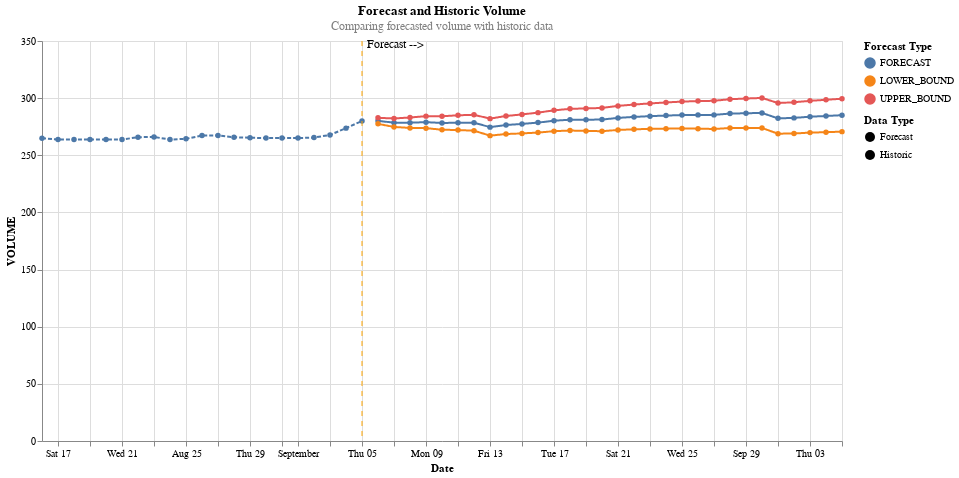
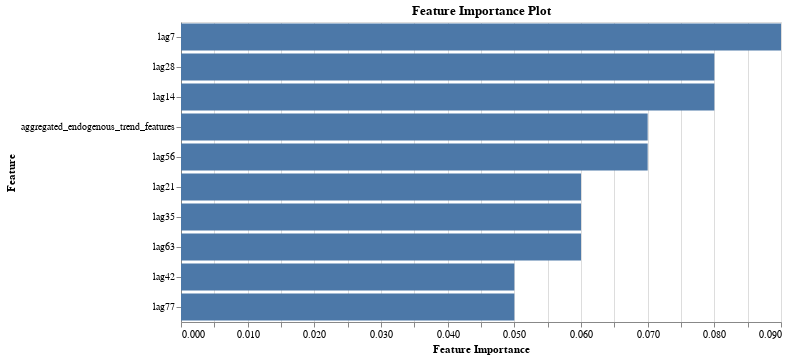

These figures' notebook cell, in order:
### Code cell
forecast_model.generate_forecast_and_visualization(show_historical=True)

### Figure 1 — Vega-Lite specification as saved in the notebook (floating-point values rounded to 4 significant figures)
{"config": {"view": {"continuousWidth": 300, "continuousHeight": 300}}, "layer": [{"data": {"name": "data-1a4e071ca39af972644785b181c0bb99"}, "mark": {"type": "line", "point": true}, "encoding": {"color": {"field": "VALUE_TYPE", "legend": {"title": "Forecast Type"}, "type": "nominal"}, "strokeDash": {"field": "TYPE", "legend": {"title": "Data Type"}, "type": "nominal"}, "x": {"axis": {"title": "Date"}, "field": "USAGE_DATE", "type": "temporal"}, "y": {"field": "VOLUME", "type": "quantitative"}}, "title": {"text": ["Forecast and Historic Volume"], "subtitle": ["Comparing forecasted volume with historic data"], "color": "black", "subtitleColor": "gray"}}, {"data": {"name": "data-5450400812ce499562c0843b9076e4ae"}, "mark": {"type": "rule", "color": "orange", "strokeDash": [5, 5]}, "encoding": {"x": {"field": "x", "type": "temporal"}}}, {"data": {"name": "data-a034946551d9b52a71d98e605fad923f"}, "mark": {"type": "text", "align": "left", "baseline": "bottom", "dx": 5, "dy": 5, "fontSize": 12}, "encoding": {"text": {"field": "label", "type": "nominal"}, "x": {"field": "x", "type": "temporal"}, "y": {"value": 5}}}], "height": 400, "width": 800, "$schema": "https://vega.github.io/schema/vega-lite/v5.17.0.json", "datasets": {"data-1a4e071ca39af972644785b181c0bb99": [{"USAGE_DATE": "2024-10-05T00:00:00", "TYPE": "Forecast", "VALUE_TYPE": "FORECAST", "VOLUME": 285.1}, {"USAGE_DATE": "2024-10-04T00:00:00", "TYPE": "Forecast", "VALUE_TYPE": "FORECAST", "VOLUME": 284.4}, {"USAGE_DATE": "2024-10-03T00:00:00", "TYPE": "Forecast", "VALUE_TYPE": "FORECAST", "VOLUME": 283.7}, {"USAGE_DATE": "2024-10-02T00:00:00", "TYPE": "Forecast", "VALUE_TYPE": "FORECAST", "VOLUME": 282.7}, {"USAGE_DATE": "2024-10-01T00:00:00", "TYPE": "Forecast", "VALUE_TYPE": "FORECAST", "VOLUME": 282.3}, {"USAGE_DATE": "2024-09-30T00:00:00", "TYPE": "Forecast", "VALUE_TYPE": "FORECAST", "VOLUME": 287.0}, {"USAGE_DATE": "2024-09-29T00:00:00", "TYPE": "Forecast", "VALUE_TYPE": "FORECAST", "VOLUME": 286.8}, {"USAGE_DATE": "2024-09-28T00:00:00", "TYPE": "Forecast", "VALUE_TYPE": "FORECAST", "VOLUME": 286.5}, {"USAGE_DATE": "2024-09-27T00:00:00", "TYPE": "Forecast", "VALUE_TYPE": "FORECAST", "VOLUME": 285.3}, {"USAGE_DATE": "2024-09-26T00:00:00", "TYPE": "Forecast", "VALUE_TYPE": "FORECAST", "VOLUME": 285.4}, {"USAGE_DATE": "2024-09-25T00:00:00", "TYPE": "Forecast", "VALUE_TYPE": "FORECAST", "VOLUME": 285.2}, {"USAGE_DATE": "2024-09-24T00:00:00", "TYPE": "Forecast", "VALUE_TYPE": "FORECAST", "VOLUME": 284.8}, {"USAGE_DATE": "2024-09-23T00:00:00", "TYPE": "Forecast", "VALUE_TYPE": "FORECAST", "VOLUME": 284.2}, {"USAGE_DATE": "2024-09-22T00:00:00", "TYPE": "Forecast", "VALUE_TYPE": "FORECAST", "VOLUME": 283.6}, {"USAGE_DATE": "2024-09-21T00:00:00", "TYPE": "Forecast", "VALUE_TYPE": "FORECAST", "VOLUME": 282.7}, {"USAGE_DATE": "2024-09-20T00:00:00", "TYPE": "Forecast", "VALUE_TYPE": "FORECAST", "VOLUME": 281.2}, {"USAGE_DATE": "2024-09-19T00:00:00", "TYPE": "Forecast", "VALUE_TYPE": "FORECAST", "VOLUME": 281.2}, {"USAGE_DATE": "2024-09-18T00:00:00", "TYPE": "Forecast", "VALUE_TYPE": "FORECAST", "VOLUME": 281.2}, {"USAGE_DATE": "2024-09-17T00:00:00", "TYPE": "Forecast", "VALUE_TYPE": "FORECAST", "VOLUME": 280.2}, {"USAGE_DATE": "2024-09-16T00:00:00", "TYPE": "Forecast", "VALUE_TYPE": "FORECAST", "VOLUME": 278.6}, {"USAGE_DATE": "2024-09-15T00:00:00", "TYPE": "Forecast", "VALUE_TYPE": "FORECAST", "VOLUME": 277.4}, {"USAGE_DATE": "2024-09-14T00:00:00", "TYPE": "Forecast", "VALUE_TYPE": "FORECAST", "VOLUME": 276.5}, {"USAGE_DATE": "2024-09-13T00:00:00", "TYPE": "Forecast", "VALUE_TYPE": "FORECAST", "VOLUME": 274.6}, {"USAGE_DATE": "2024-09-12T00:00:00", "TYPE": "Forecast", "VALUE_TYPE": "FORECAST", "VOLUME": 278.5}, {"USAGE_DATE": "2024-09-11T00:00:00", "TYPE": "Forecast", "VALUE_TYPE": "FORECAST", "VOLUME": 278.5}, {"USAGE_DATE": "2024-09-10T00:00:00", "TYPE": "Forecast", "VALUE_TYPE": "FORECAST", "VOLUME": 278.2}, {"USAGE_DATE": "2024-09-09T00:00:00", "TYPE": "Forecast", "VALUE_TYPE": "FORECAST", "VOLUME": 279.0}, {"USAGE_DATE": "2024-09-08T00:00:00", "TYPE": "Forecast", "VALUE_TYPE": "FORECAST", "VOLUME": 278.5}, {"USAGE_DATE": "2024-09-07T00:00:00", "TYPE": "Forecast", "VALUE_TYPE": "FORECAST", "VOLUME": 278.5}, {"USAGE_DATE": "2024-09-06T00:00:00", "TYPE": "Forecast", "VALUE_TYPE": "FORECAST", "VOLUME": 280.1}, {"USAGE_DATE": "2024-09-05T00:00:00", "TYPE": "Historic", "VALUE_TYPE": "FORECAST", "VOLUME": 280.0}, {"USAGE_DATE": "2024-09-04T00:00:00", "TYPE": "Historic", "VALUE_TYPE": "FORECAST", "VOLUME": 273.8}, {"USAGE_DATE": "2024-09-03T00:00:00", "TYPE": "Historic", "VALUE_TYPE": "FORECAST", "VOLUME": 267.8}, {"USAGE_DATE": "2024-09-02T00:00:00", "TYPE": "Historic", "VALUE_TYPE": "FORECAST", "VOLUME": 265.5}, {"USAGE_DATE": "2024-09-01T00:00:00", "TYPE": "Historic", "VALUE_TYPE": "FORECAST", "VOLUME": 265.1}, {"USAGE_DATE": "2024-08-31T00:00:00", "TYPE": "Historic", "VALUE_TYPE": "FORECAST", "VOLUME": 265.1}, {"USAGE_DATE": "2024-08-30T00:00:00", "TYPE": "Historic", "VALUE_TYPE": "FORECAST", "VOLUME": 265.1}, {"USAGE_DATE": "2024-08-29T00:00:00", "TYPE": "Historic", "VALUE_TYPE": "FORECAST", "VOLUME": 265.3}, {"USAGE_DATE": "2024-08-28T00:00:00", "TYPE": "Historic", "VALUE_TYPE": "FORECAST", "VOLUME": 265.8}, {"USAGE_DATE": "2024-08-27T00:00:00", "TYPE": "Historic", "VALUE_TYPE": "FORECAST", "VOLUME": 267.3}, {"USAGE_DATE": "2024-08-26T00:00:00", "TYPE": "Historic", "VALUE_TYPE": "FORECAST", "VOLUME": 267.2}, {"USAGE_DATE": "2024-08-25T00:00:00", "TYPE": "Historic", "VALUE_TYPE": "FORECAST", "VOLUME": 264.4}, {"USAGE_DATE": "2024-08-24T00:00:00", "TYPE": "Historic", "VALUE_TYPE": "FORECAST", "VOLUME": 263.7}, {"USAGE_DATE": "2024-08-23T00:00:00", "TYPE": "Historic", "VALUE_TYPE": "FORECAST", "VOLUME": 266.0}, {"USAGE_DATE": "2024-08-22T00:00:00", "TYPE": "Historic", "VALUE_TYPE": "FORECAST", "VOLUME": 265.8}, {"USAGE_DATE": "2024-08-21T00:00:00", "TYPE": "Historic", "VALUE_TYPE": "FORECAST", "VOLUME": 263.8}, {"USAGE_DATE": "2024-08-20T00:00:00", "TYPE": "Historic", "VALUE_TYPE": "FORECAST", "VOLUME": 263.7}, {"USAGE_DATE": "2024-08-19T00:00:00", "TYPE": "Historic", "VALUE_TYPE": "FORECAST", "VOLUME": 263.7}, {"USAGE_DATE": "2024-08-18T00:00:00", "TYPE": "Historic", "VALUE_TYPE": "FORECAST", "VOLUME": 263.7}, {"USAGE_DATE": "2024-08-17T00:00:00", "TYPE": "Historic", "VALUE_TYPE": "FORECAST", "VOLUME": 263.7}, {"USAGE_DATE": "2024-08-16T00:00:00", "TYPE": "Historic", "VALUE_TYPE": "FORECAST", "VOLUME": 264.9}, {"USAGE_DATE": "2024-10-05T00:00:00", "TYPE": "Forecast", "VALUE_TYPE": "LOWER_BOUND", "VOLUME": 270.7}, {"USAGE_DATE": "2024-10-04T00:00:00", "TYPE": "Forecast", "VALUE_TYPE": "LOWER_BOUND", "VOLUME": 270.2}, {"USAGE_DATE": "2024-10-03T00:00:00", "TYPE": "Forecast", "VALUE_TYPE": "LOWER_BOUND", "VOLUME": 269.8}, {"USAGE_DATE": "2024-10-02T00:00:00", "TYPE": "Forecast", "VALUE_TYPE": "LOWER_BOUND", "VOLUME": 269.1}, {"USAGE_DATE": "2024-10-01T00:00:00", "TYPE": "Forecast", "VALUE_TYPE": "LOWER_BOUND", "VOLUME": 268.9}, {"USAGE_DATE": "2024-09-30T00:00:00", "TYPE": "Forecast", "VALUE_TYPE": "LOWER_BOUND", "VOLUME": 273.9}, {"USAGE_DATE": "2024-09-29T00:00:00", "TYPE": "Forecast", "VALUE_TYPE": "LOWER_BOUND", "VOLUME": 273.9}, {"USAGE_DATE": "2024-09-28T00:00:00", "TYPE": "Forecast", "VALUE_TYPE": "LOWER_BOUND", "VOLUME": 273.9}, {"USAGE_DATE": "2024-09-27T00:00:00", "TYPE": "Forecast", "VALUE_TYPE": "LOWER_BOUND", "VOLUME": 273.0}, {"USAGE_DATE": "2024-09-26T00:00:00", "TYPE": "Forecast", "VALUE_TYPE": "LOWER_BOUND", "VOLUME": 273.3}, {"USAGE_DATE": "2024-09-25T00:00:00", "TYPE": "Forecast", "VALUE_TYPE": "LOWER_BOUND", "VOLUME": 273.5}, {"USAGE_DATE": "2024-09-24T00:00:00", "TYPE": "Forecast", "VALUE_TYPE": "LOWER_BOUND", "VOLUME": 273.3}, {"USAGE_DATE": "2024-09-23T00:00:00", "TYPE": "Forecast", "VALUE_TYPE": "LOWER_BOUND", "VOLUME": 273.1}, {"USAGE_DATE": "2024-09-22T00:00:00", "TYPE": "Forecast", "VALUE_TYPE": "LOWER_BOUND", "VOLUME": 272.7}, {"USAGE_DATE": "2024-09-21T00:00:00", "TYPE": "Forecast", "VALUE_TYPE": "LOWER_BOUND", "VOLUME": 272.2}, {"USAGE_DATE": "2024-09-20T00:00:00", "TYPE": "Forecast", "VALUE_TYPE": "LOWER_BOUND", "VOLUME": 271.1}, {"USAGE_DATE": "2024-09-19T00:00:00", "TYPE": "Forecast", "VALUE_TYPE": "LOWER_BOUND", "VOLUME": 271.3}, {"USAGE_DATE": "2024-09-18T00:00:00", "TYPE": "Forecast", "VALUE_TYPE": "LOWER_BOUND", "VOLUME": 271.7}, {"USAGE_DATE": "2024-09-17T00:00:00", "TYPE": "Forecast", "VALUE_TYPE": "LOWER_BOUND", "VOLUME": 271.1}, {"USAGE_DATE": "2024-09-16T00:00:00", "TYPE": "Forecast", "VALUE_TYPE": "LOWER_BOUND", "VOLUME": 269.9}, {"USAGE_DATE": "2024-09-15T00:00:00", "TYPE": "Forecast", "VALUE_TYPE": "LOWER_BOUND", "VOLUME": 269.1}, {"USAGE_DATE": "2024-09-14T00:00:00", "TYPE": "Forecast", "VALUE_TYPE": "LOWER_BOUND", "VOLUME": 268.6}, {"USAGE_DATE": "2024-09-13T00:00:00", "TYPE": "Forecast", "VALUE_TYPE": "LOWER_BOUND", "VOLUME": 267.2}, {"USAGE_DATE": "2024-09-12T00:00:00", "TYPE": "Forecast", "VALUE_TYPE": "LOWER_BOUND", "VOLUME": 271.5}, {"USAGE_DATE": "2024-09-11T00:00:00", "TYPE": "Forecast", "VALUE_TYPE": "LOWER_BOUND", "VOLUME": 272.1}, {"USAGE_DATE": "2024-09-10T00:00:00", "TYPE": "Forecast", "VALUE_TYPE": "LOWER_BOUND", "VOLUME": 272.4}, {"USAGE_DATE": "2024-09-09T00:00:00", "TYPE": "Forecast", "VALUE_TYPE": "LOWER_BOUND", "VOLUME": 273.7}, {"USAGE_DATE": "2024-09-08T00:00:00", "TYPE": "Forecast", "VALUE_TYPE": "LOWER_BOUND", "VOLUME": 273.9}, {"USAGE_DATE": "2024-09-07T00:00:00", "TYPE": "Forecast", "VALUE_TYPE": "LOWER_BOUND", "VOLUME": 274.8}, {"USAGE_DATE": "2024-09-06T00:00:00", "TYPE": "Forecast", "VALUE_TYPE": "LOWER_BOUND", "VOLUME": 277.5}, {"USAGE_DATE": "2024-10-05T00:00:00", "TYPE": "Forecast", "VALUE_TYPE": "UPPER_BOUND", "VOLUME": 299.5}, {"USAGE_DATE": "2024-10-04T00:00:00", "TYPE": "Forecast", "VALUE_TYPE": "UPPER_BOUND", "VOLUME": 298.5}, {"USAGE_DATE": "2024-10-03T00:00:00", "TYPE": "Forecast", "VALUE_TYPE": "UPPER_BOUND", "VOLUME": 297.7}, {"USAGE_DATE": "2024-10-02T00:00:00", "TYPE": "Forecast", "VALUE_TYPE": "UPPER_BOUND", "VOLUME": 296.4}, {"USAGE_DATE": "2024-10-01T00:00:00", "TYPE": "Forecast", "VALUE_TYPE": "UPPER_BOUND", "VOLUME": 295.7}, {"USAGE_DATE": "2024-09-30T00:00:00", "TYPE": "Forecast", "VALUE_TYPE": "UPPER_BOUND", "VOLUME": 300.2}, {"USAGE_DATE": "2024-09-29T00:00:00", "TYPE": "Forecast", "VALUE_TYPE": "UPPER_BOUND", "VOLUME": 299.7}, {"USAGE_DATE": "2024-09-28T00:00:00", "TYPE": "Forecast", "VALUE_TYPE": "UPPER_BOUND", "VOLUME": 299.1}, {"USAGE_DATE": "2024-09-27T00:00:00", "TYPE": "Forecast", "VALUE_TYPE": "UPPER_BOUND", "VOLUME": 297.7}, {"USAGE_DATE": "2024-09-26T00:00:00", "TYPE": "Forecast", "VALUE_TYPE": "UPPER_BOUND", "VOLUME": 297.4}, {"USAGE_DATE": "2024-09-25T00:00:00", "TYPE": "Forecast", "VALUE_TYPE": "UPPER_BOUND", "VOLUME": 297.0}, {"USAGE_DATE": "2024-09-24T00:00:00", "TYPE": "Forecast", "VALUE_TYPE": "UPPER_BOUND", "VOLUME": 296.2}, {"USAGE_DATE": "2024-09-23T00:00:00", "TYPE": "Forecast", "VALUE_TYPE": "UPPER_BOUND", "VOLUME": 295.4}, {"USAGE_DATE": "2024-09-22T00:00:00", "TYPE": "Forecast", "VALUE_TYPE": "UPPER_BOUND", "VOLUME": 294.4}, {"USAGE_DATE": "2024-09-21T00:00:00", "TYPE": "Forecast", "VALUE_TYPE": "UPPER_BOUND", "VOLUME": 293.2}, {"USAGE_DATE": "2024-09-20T00:00:00", "TYPE": "Forecast", "VALUE_TYPE": "UPPER_BOUND", "VOLUME": 291.4}, {"USAGE_DATE": "2024-09-19T00:00:00", "TYPE": "Forecast", "VALUE_TYPE": "UPPER_BOUND", "VOLUME": 291.0}, {"USAGE_DATE": "2024-09-18T00:00:00", "TYPE": "Forecast", "VALUE_TYPE": "UPPER_BOUND", "VOLUME": 290.6}, {"USAGE_DATE": "2024-09-17T00:00:00", "TYPE": "Forecast", "VALUE_TYPE": "UPPER_BOUND", "VOLUME": 289.3}, {"USAGE_DATE": "2024-09-16T00:00:00", "TYPE": "Forecast", "VALUE_TYPE": "UPPER_BOUND", "VOLUME": 287.3}, {"USAGE_DATE": "2024-09-15T00:00:00", "TYPE": "Forecast", "VALUE_TYPE": "UPPER_BOUND", "VOLUME": 285.8}, {"USAGE_DATE": "2024-09-14T00:00:00", "TYPE": "Forecast", "VALUE_TYPE": "UPPER_BOUND", "VOLUME": 284.4}, {"USAGE_DATE": "2024-09-13T00:00:00", "TYPE": "Forecast", "VALUE_TYPE": "UPPER_BOUND", "VOLUME": 282.1}, {"USAGE_DATE": "2024-09-12T00:00:00", "TYPE": "Forecast", "VALUE_TYPE": "UPPER_BOUND", "VOLUME": 285.4}, {"USAGE_DATE": "2024-09-11T00:00:00", "TYPE": "Forecast", "VALUE_TYPE": "UPPER_BOUND", "VOLUME": 285.0}, {"USAGE_DATE": "2024-09-10T00:00:00", "TYPE": "Forecast", "VALUE_TYPE": "UPPER_BOUND", "VOLUME": 284.1}, {"USAGE_DATE": "2024-09-09T00:00:00", "TYPE": "Forecast", "VALUE_TYPE": "UPPER_BOUND", "VOLUME": 284.3}, {"USAGE_DATE": "2024-09-08T00:00:00", "TYPE": "Forecast", "VALUE_TYPE": "UPPER_BOUND", "VOLUME": 283.1}, {"USAGE_DATE": "2024-09-07T00:00:00", "TYPE": "Forecast", "VALUE_TYPE": "UPPER_BOUND", "VOLUME": 282.2}, {"USAGE_DATE": "2024-09-06T00:00:00", "TYPE": "Forecast", "VALUE_TYPE": "UPPER_BOUND", "VOLUME": 282.8}], "data-5450400812ce499562c0843b9076e4ae": [{"x": "2024-09-05T00:00:00"}], "data-a034946551d9b52a71d98e605fad923f": [{"x": "2024-09-05T00:00:00", "label": "Forecast -->"}]}}

### Figure 2 — Vega-Lite specification as saved in the notebook (floating-point values rounded to 4 significant figures)
{"config": {"view": {"continuousWidth": 300, "continuousHeight": 300}}, "data": {"name": "data-71962bc288cd19ee846f3cfc3050b199"}, "mark": {"type": "bar"}, "encoding": {"x": {"field": "SCORE", "title": "Feature Importance", "type": "quantitative"}, "y": {"field": "FEATURE_NAME", "sort": "-x", "title": "Feature", "type": "nominal"}}, "height": 300, "title": "Feature Importance Plot", "width": 600, "$schema": "https://vega.github.io/schema/vega-lite/v5.17.0.json", "datasets": {"data-71962bc288cd19ee846f3cfc3050b199": [{"SERIES": null, "RANK": 1, "FEATURE_NAME": "lag7", "SCORE": 0.09, "FEATURE_TYPE": "derived_from_endogenous"}, {"SERIES": null, "RANK": 3, "FEATURE_NAME": "lag28", "SCORE": 0.08, "FEATURE_TYPE": "derived_from_endogenous"}, {"SERIES": null, "RANK": 2, "FEATURE_NAME": "lag14", "SCORE": 0.08, "FEATURE_TYPE": "derived_from_endogenous"}, {"SERIES": null, "RANK": 4, "FEATURE_NAME": "aggregated_endogenous_trend_features", "SCORE": 0.07, "FEATURE_TYPE": "derived_from_endogenous"}, {"SERIES": null, "RANK": 5, "FEATURE_NAME": "lag56", "SCORE": 0.07, "FEATURE_TYPE": "derived_from_endogenous"}, {"SERIES": null, "RANK": 6, "FEATURE_NAME": "lag21", "SCORE": 0.06, "FEATURE_TYPE": "derived_from_endogenous"}, {"SERIES": null, "RANK": 7, "FEATURE_NAME": "lag35", "SCORE": 0.06, "FEATURE_TYPE": "derived_from_endogenous"}, {"SERIES": null, "RANK": 8, "FEATURE_NAME": "lag63", "SCORE": 0.06, "FEATURE_TYPE": "derived_from_endogenous"}, {"SERIES": null, "RANK": 11, "FEATURE_NAME": "lag42", "SCORE": 0.05, "FEATURE_TYPE": "derived_from_endogenous"}, {"SERIES": null, "RANK": 13, "FEATURE_NAME": "lag77", "SCORE": 0.05, "FEATURE_TYPE": "derived_from_endogenous"}]}}
